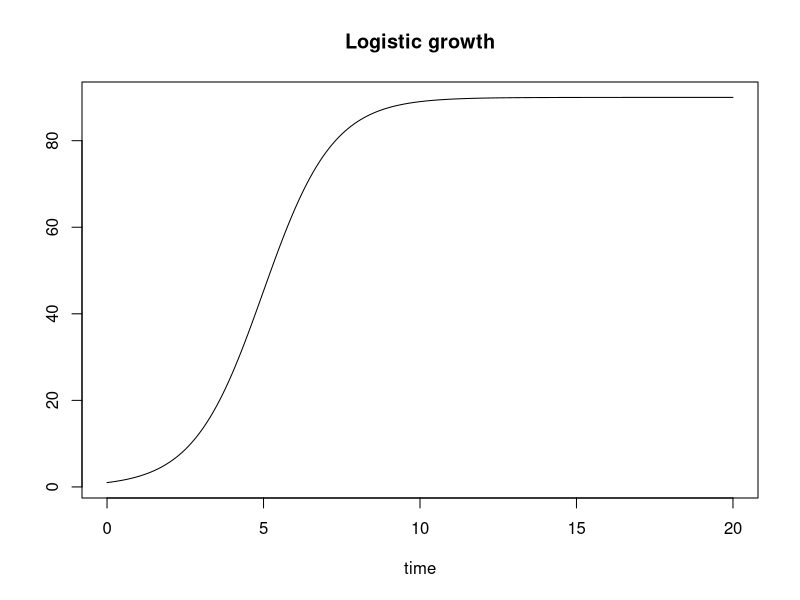

Reproduce this figure in R.
# setwd("/Users/med-snt/Documents/Rworkshop")
# getwd()
# rm(list = ls())
library(deSolve)
logisticGrowth <- function(t, n, P) {
  dndt <- P$r0 * n * ( 1 - n / P$K) - P$h * n
  return(list( dndt ))
}
# set up a vector of time-points for the output:
timevec <- seq( 0, 20, by=0.1 )
# we need a list of parameters:
P <- list( r0=1, K=100 , h=0.1 )
# set the necessary parameters:
r <- 0.1 # per capita growth rate
n0 <- 1 # initial population size

# call the ode function to solve
# the differential equation:
out <- ode( y = n0, func = logisticGrowth,
              times = timevec, parms = P)
# plot the output:
plot( out , main='Logistic growth' )
